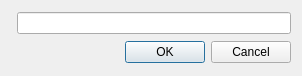
<?xml version="1.0" encoding="UTF-8"?>
<ui version="4.0">
 <class>Dialog</class>
 <widget class="QDialog" name="Dialog">
  <property name="geometry">
   <rect>
    <x>0</x>
    <y>0</y>
    <width>302</width>
    <height>76</height>
   </rect>
  </property>
  <property name="windowTitle">
   <string>请输入标签名</string>
  </property>
  <layout class="QFormLayout" name="formLayout">
   <item row="0" column="1">
    <widget class="QLineEdit" name="lineEdit">
     <property name="sizePolicy">
      <sizepolicy hsizetype="Expanding" vsizetype="Fixed">
       <horstretch>0</horstretch>
       <verstretch>1</verstretch>
      </sizepolicy>
     </property>
    </widget>
   </item>
   <item row="1" column="1">
    <widget class="QDialogButtonBox" name="buttonBox">
     <property name="orientation">
      <enum>Qt::Horizontal</enum>
     </property>
     <property name="standardButtons">
      <set>QDialogButtonBox::Cancel|QDialogButtonBox::Ok</set>
     </property>
    </widget>
   </item>
  </layout>
 </widget>
 <resources/>
 <connections>
  <connection>
   <sender>buttonBox</sender>
   <signal>accepted()</signal>
   <receiver>Dialog</receiver>
   <slot>accept()</slot>
   <hints>
    <hint type="sourcelabel">
     <x>248</x>
     <y>254</y>
    </hint>
    <hint type="destinationlabel">
     <x>157</x>
     <y>274</y>
    </hint>
   </hints>
  </connection>
  <connection>
   <sender>buttonBox</sender>
   <signal>rejected()</signal>
   <receiver>Dialog</receiver>
   <slot>reject()</slot>
   <hints>
    <hint type="sourcelabel">
     <x>316</x>
     <y>260</y>
    </hint>
    <hint type="destinationlabel">
     <x>286</x>
     <y>274</y>
    </hint>
   </hints>
  </connection>
 </connections>
</ui>
